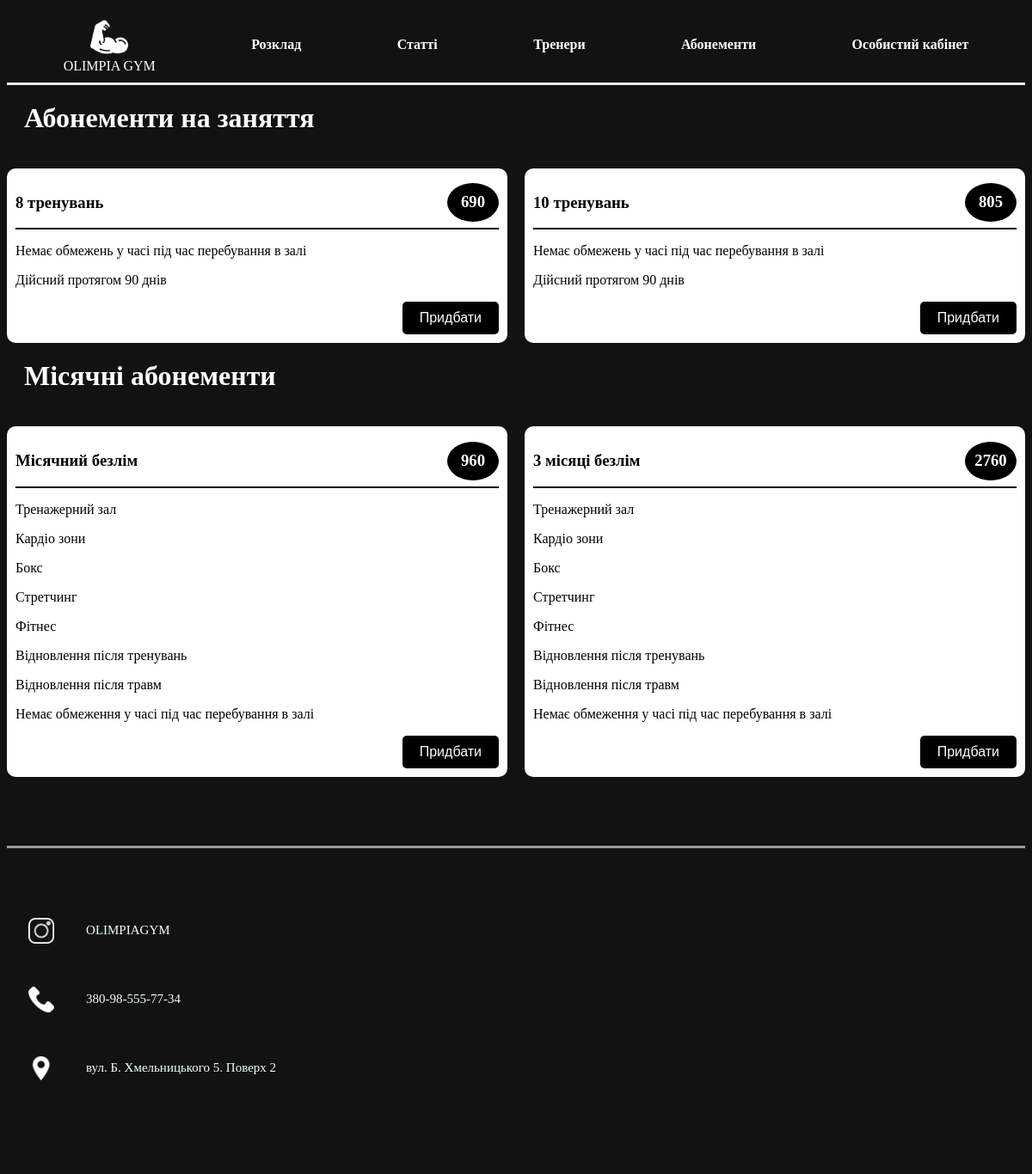
The page /mainpage/abonement on the database its author committed.
### gymsite/models.py (models this page shows, shortened)
class Abonement(models.Model):
    TYPE_CHOICES = [
        ('заняття', 'Заняття'),
        ('місяці', 'Місяці'),
    ]
    type = models.CharField(max_length=20, choices=TYPE_CHOICES)
    name = models.CharField(max_length=100)
    price = models.IntegerField(default='0')
    description = RichTextField(max_length=500, default='Default')

### gymsite/views.py (the view)
# urls.py: path('abonement', abonement),
def abonement(request):
    items = Abonement.objects.all()
    exercise_abonements = Abonement.objects.filter(type='заняття')
    monthly_abonements = Abonement.objects.filter(type='місяці')
    context = {
        'items':items,
        'exercise_abonements': exercise_abonements,
        'monthly_abonements': monthly_abonements
    }
    return render(request, "gymsite/abonement.html", context)

### gymsite/templates/gymsite/abonement.html (shortened to what this page needs)
{% extends "gymsite/base.html" %}
{% load static %}
{% block content %}
<html>
    <head>
        <link rel="stylesheet" href="{% static 'gymsite/base.css' %}">
        <link rel="stylesheet" href="{% static 'gymsite/articles_abonem.css' %}">
    </head>
    <body>
        <div class="abon">
            <h1>Абонементи на заняття</h1>
            <div class="exercise">
                <div class="grid-container">
                    {% for item in exercise_abonements %}
                    <div class="grid-item">
                        <div class="ab-head">
                            <div class="name">
                                <h3>{{item.name}}</h3>
                            </div>
                            <div class="price">
                                <h3>{{item.price}}</h3>
                            </div>
                        </div>
                        <div class="info">
                            <p>{{item.description |safe}}</p>
                        </div>
                        <form action="{% url 'create-checkout-session' item.id %}" method="POST">
                            <button type="submit">Придбати</button>
                        </form>
                    </div>
                    {% endfor %}
                </div>
            </div>
        </div>
        <div class="abon">
            <h1>Місячні абонементи</h1>
            <div class="exercise">
                <div class="grid-container">
                    {% for item in monthly_abonements %}
                    <div class="grid-item">
                        <div class="ab-head">
                            <div class="name">
                                <h3>{{item.name}}</h3>
                            </div>
                            <div class="price">
                                <h3>{{item.price}}</h3>
                            </div>
                        </div>
                        <div class="info">
                            <p>{{item.description |safe}}</p>
                        </div>
                        <form action="{% url 'create-checkout-session' item.id %}" method="POST">
                            <button type="submit">Придбати</button>
                        </form>
                    </div>
                    {% endfor %}
                </div>
            </div>
        </div>
    </body>
</html>
{% endblock %}

### gymsite/static/gymsite/base.css (style rules this page uses)
body { background-color: #121212; color: white; }

### gymsite/static/gymsite/articles_abonem.css (style rules this page uses)
.abon h1 { margin: 20px; padding-bottom: 20px; }
.grid-container { display: grid; grid-auto-flow: column; gap: 20px; }
.grid-item { background-color: white; color: black; border-radius: 10px; padding: 10px; }
.ab-head { display: flex; align-items: center; border-bottom: 2px solid black; }
.name { flex: 1; }
.price { margin-left: 20px; }
.price { background-color: black; color: white !important; display: flex; justify-content: center; align-items: center; padding: 5px 10px; border-radius: 50%; text-align: center; line-height: 1; width: 40px; height: 35px; }
.info { max-width: 100%; }
button { background-color: #000; color: #fff; border: none; padding: 10px 20px; font-size: 16px; cursor: pointer; border-radius: 5px; float: right; }

### rows shown on the page
Abonement: name "8 тренувань", price "690", description "Немає обмежень у часі під час перебування в залі Дійсний протягом 90 днів"
Abonement: name "10 тренувань", price "805", description "Немає обмежень у часі під час перебування в залі Дійсний протягом 90 днів"
Abonement: name "Місячний безлім", price "960", description "Тренажерний зал Кардіо зони Бокс Стретчинг Фітнес Відновлення після тренувань Відновлення після травм Немає обмеження у часі під час перебування в залі"
Abonement: name "3 місяці безлім", price "2760", description "Тренажерний зал Кардіо зони Бокс Стретчинг Фітнес Відновлення після тренувань Відновлення після травм Немає обмеження у часі під час перебування в залі"
